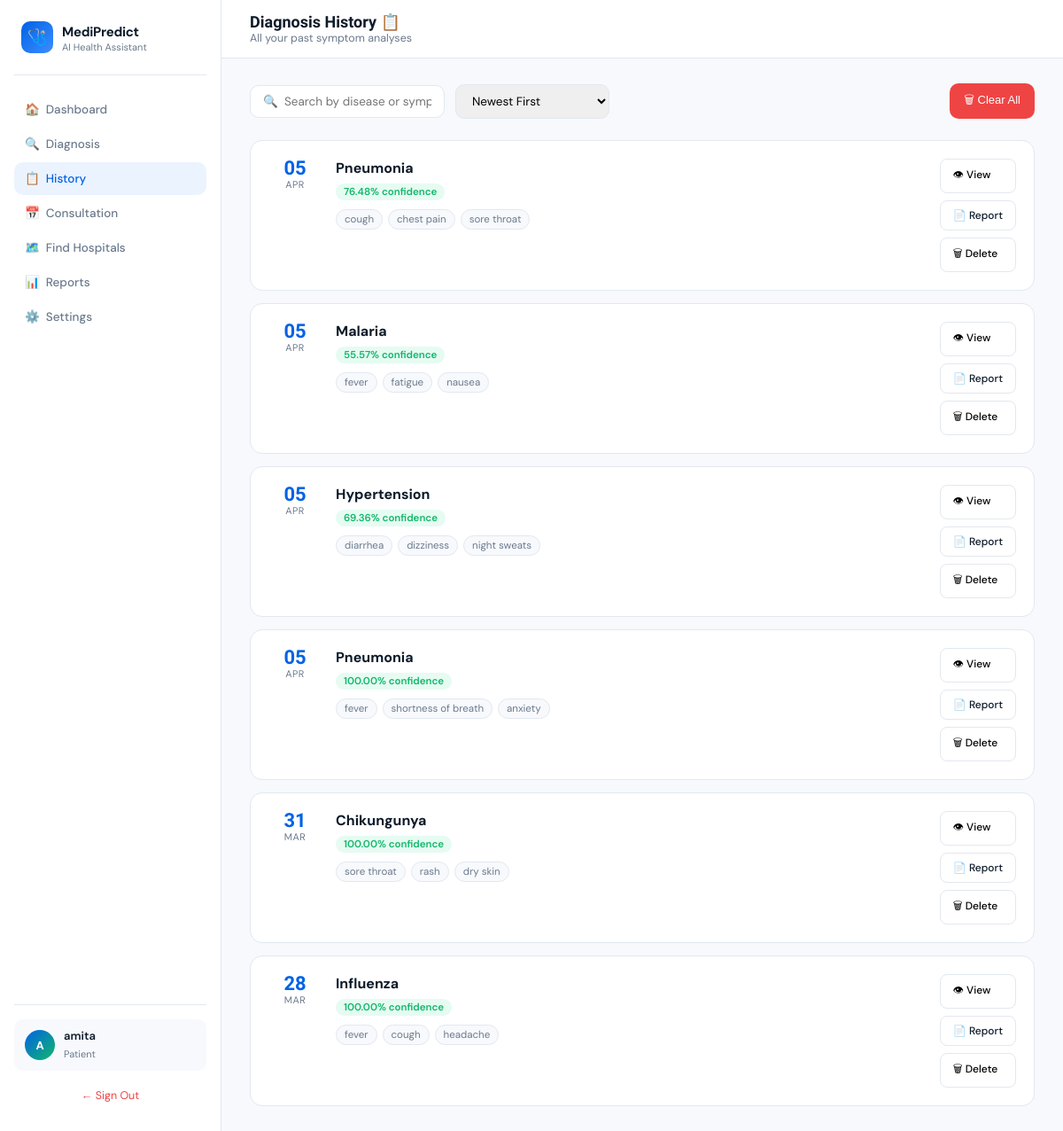
Screenshot of /history (signed in) with the database file from the repository.
### models.py (models this page shows, shortened)
class User(db.Model):
    __tablename__ = 'users'
    id          = db.Column(db.Integer,      primary_key=True)
    username    = db.Column(db.String(80),   unique=True, nullable=False)
    password    = db.Column(db.String(120),  nullable=False)
    first_name  = db.Column(db.String(80))
    last_name   = db.Column(db.String(80))
    email       = db.Column(db.String(120))
    role        = db.Column(db.String(20),   default='patient')
    joined      = db.Column(db.DateTime,     default=datetime.utcnow)
    age         = db.Column(db.String(10))
    gender      = db.Column(db.String(20))
    blood_group = db.Column(db.String(10))
    height      = db.Column(db.String(20))
    weight      = db.Column(db.String(20))
    allergies   = db.Column(db.Text)
    conditions  = db.Column(db.Text)
    medications = db.Column(db.Text)
    paid         = db.Column(db.Boolean,  default=False)   # True = active subscription
    paid_at      = db.Column(db.DateTime, nullable=True)   # When last payment was made
    expires_at   = db.Column(db.DateTime, nullable=True)   # Subscription expiry date
    payment_id   = db.Column(db.String(60), nullable=True) # Razorpay payment ID
    payment_amount = db.Column(db.Integer, nullable=True)  # Amount paid in rupees

class Diagnosis(db.Model):
    __tablename__ = 'diagnoses'
    id          = db.Column(db.Integer,   primary_key=True)
    record_id   = db.Column(db.String(20), unique=True, nullable=False)
    user_id     = db.Column(db.Integer,   db.ForeignKey('users.id'), nullable=False)
    top_disease = db.Column(db.String(100))
    confidence  = db.Column(db.String(20))
    prob_float  = db.Column(db.Float)
    symptoms    = db.Column(db.JSON)
    results     = db.Column(db.JSON)
    created_at  = db.Column(db.DateTime, default=datetime.utcnow)
    user = db.relationship('User', backref=db.backref('diagnoses', lazy=True))
    def to_dict(self):
        return {
            "id":          self.record_id,
            "user_id":     self.user_id,
            "top_disease": self.top_disease  or "",
            "confidence":  self.confidence   or "",
            "prob_float":  self.prob_float   or 0.0,
            "symptoms":    self.symptoms     or [],
            "results":     self.results      or [],
            "date":        self.created_at.strftime("%Y-%m-%d %H:%M") if self.created_at else "",
        }

### app.py (the view)
@app.route("/history")
@login_required
def history_page():
    user    = current_user()
    records = (Diagnosis.query.filter_by(user_id=user.id)
               .order_by(Diagnosis.created_at.desc()).all())
    return render_template("history.html",
                           username=user.username,
                           records=[r.to_dict() for r in records])

### app.py (called while the page is built)
@app.template_filter("format_month")
def format_month(date_str):
    try:
        dt = datetime.datetime.strptime(str(date_str)[:7], "%Y-%m")
        return dt.strftime("%b").upper()
    except Exception:
        return ""

def login_required(f):
    @wraps(f)
    def decorated(*args, **kwargs):
        if "user_id" not in session:
            return redirect(url_for("login"))
        user = current_user()
        if user and user.role == "patient":
            from flask import request as _req
            if _req.endpoint not in ("payment_page", "confirm_order", "logout"):
                if not user.paid:
                    return redirect(url_for("payment_page"))
                if user.expires_at and user.expires_at < datetime.datetime.utcnow():
                    user.paid = False
                    db.session.commit()
                    return redirect(url_for("payment_page"))
        return f(*args, **kwargs)
    return decorated

def current_user():
    uid = session.get("user_id")
    return User.query.get(uid) if uid else None

### templates/History.html (shortened to what this page needs)
<!DOCTYPE html>
<html lang="en">
<head>
</head>
<body>
<div class="layout">
<aside class="sidebar">
  <div class="logo">
    <div class="logo-icon">🩺</div>
    <div><strong>MediPredict</strong><span>AI Health Assistant</span></div>
  </div>
  <nav>
    <a href="/">🏠&nbsp; Dashboard</a>
    <a href="/">🔍&nbsp; Diagnosis</a>
    <a href="/history" class="active">📋&nbsp; History</a>
    <a href="/consultation">📅&nbsp; Consultation</a>
    <a href="/hospitals">🗺️&nbsp; Find Hospitals</a>
    <a href="/reports">📊&nbsp; Reports</a>
    <a href="/settings">⚙️&nbsp; Settings</a>
  </nav>
  <div class="sidebar-footer">
    <div class="user-card">
      <div class="avatar" id="avatarInitial">U</div>
      <div class="user-info"><strong>{{ username }}</strong><span>Patient</span></div>
    </div>
    <a href="/logout" style="display:block;text-align:center;margin-top:12px;font-size:12.5px;color:#EF4444;text-decoration:none;padding:8px;border-radius:8px;">← Sign Out</a>
  </div>
</aside>
<main class="main">
  <div class="topbar">
    <div><h1>Diagnosis History 📋</h1><p>All your past symptom analyses</p></div>
  </div>
  <div class="content">
    <div class="filter-bar">
      <input type="text" id="searchInput" placeholder="🔍  Search by disease or symptom…" oninput="filterRecords()">
      <select class="filter-select" id="sortSelect" onchange="filterRecords()">
        <option value="newest">Newest First</option>
      </select>
      <button class="clear-btn" onclick="if(confirm('Delete all history?')) clearAll()">🗑 Clear All</button>
    </div>
    <div class="records-grid" id="recordsGrid">
      {% if records %}
        {% for r in records %}
        <div class="record-card" data-id="{{ r.id }}" data-disease="{{ r.top_disease }}"
             data-conf="{{ r.results[0].prob_float if r.results and r.results[0].prob_float is defined else r.confidence | replace('%','') }}"
             data-date="{{ r.date }}">
          <div class="record-date-col">
            <div class="record-day">{{ r.date.split('-')[2].split(' ')[0] }}</div>
            <div class="record-month">{{ r.date | format_month }}</div>
          </div>
          <div class="record-body">
            <div class="record-disease">{{ r.top_disease }}</div>
            <span class="record-confidence">{{ r.confidence }} confidence</span>
            <div class="symptom-tags">
              {% for s in r.symptoms[:6] %}
              <span class="sym-tag">{{ s.replace('_',' ') }}</span>
              {% endfor %}
            </div>
          </div>
          <div class="record-actions">
            <button class="act-btn" onclick="viewDetail('{{ r.id }}')">👁 View</button>
            <a href="/download-report/{{ r.id }}" class="act-btn" style="text-decoration:none;color:inherit;">📄 Report</a>
            <button class="act-btn danger" onclick="deleteRecord('{{ r.id }}', this)">🗑 Delete</button>
          </div>
        </div>
        {% endfor %}
      {% else %}
        <div class="empty-state">
          <div class="icon">🔬</div>
          <h3>No diagnoses yet</h3>
          <p>Run your first analysis on the <a href="/">Dashboard</a> to see results here.</p>
        </div>
      {% endif %}
    </div>
  </div>
</main>
</div>
</body>
</html>

### templates/History.html (style rules this page uses)
*, *::before, *::after { box-sizing: border-box; margin: 0; padding: 0; }
:root { --blue:#0062E6; --blue-pale:#EBF3FF; --green:#12B76A; --green-pale:#E6FBF2; --amber:#F59E0B; --red:#EF4444; --text:#0D1B2A; --text-muted:#6B7A8D; --border:#E2E8F0; --white:#FFFFFF; --surface:#F7F9FC; --sidebar-w:250px; }
html,body { height:100%; font-family:'DM Sans',sans-serif; color:var(--text); background:var(--surface); }
.layout { display:flex; height:100vh; overflow:hidden; }
.sidebar { width:var(--sidebar-w); background:var(--white); border-right:1px solid var(--border); display:flex; flex-direction:column; padding:24px 16px; flex-shrink:0; }
.logo { display:flex; align-items:center; gap:10px; padding:0 8px 24px; border-bottom:1px solid var(--border); margin-bottom:20px; }
.logo-icon { width:36px; height:36px; border-radius:10px; background:linear-gradient(135deg,#0062E6,#3D8EFF); display:flex; align-items:center; justify-content:center; font-size:18px; }
.logo strong { font-size:15px; font-weight:700; letter-spacing:-0.3px; }
.logo span { display:block; font-size:11px; color:var(--text-muted); }
nav a { display:flex; align-items:center; gap:10px; padding:10px 12px; border-radius:10px; text-decoration:none; color:var(--text-muted); font-size:13.5px; font-weight:500; margin-bottom:2px; transition:all .18s; }
nav a.active { background:var(--blue-pale); color:var(--blue); }
.sidebar-footer { margin-top:auto; border-top:1px solid var(--border); padding-top:16px; }
.user-card { display:flex; align-items:center; gap:10px; padding:10px 12px; border-radius:10px; background:var(--surface); }
.avatar { width:34px; height:34px; border-radius:50%; background:linear-gradient(135deg,#0062E6,#12B76A); display:flex; align-items:center; justify-content:center; color:white; font-weight:700; font-size:13px; }
.user-info strong { display:block; font-size:13px; font-weight:600; }
.user-info span { font-size:11px; color:var(--text-muted); }
.main { flex:1; display:flex; flex-direction:column; overflow:hidden; }
.topbar { background:var(--white); border-bottom:1px solid var(--border); padding:14px 32px; display:flex; align-items:center; justify-content:space-between; }
.topbar h1 { font-family:'Sora',sans-serif; font-size:18px; font-weight:700; }
.topbar p { font-size:12.5px; color:var(--text-muted); }
.content { flex:1; overflow-y:auto; padding:28px 32px; }
.filter-bar { display:flex; gap:12px; align-items:center; margin-bottom:24px; flex-wrap:wrap; }
.filter-bar input { padding:9px 14px; border:1.5px solid var(--border); border-radius:10px; font-family:'DM Sans',sans-serif; font-size:13.5px; outline:none; min-width:220px; }
.filter-select { padding:9px 14px; border:1.5px solid var(--border); border-radius:10px; font-family:'DM Sans',sans-serif; font-size:13.5px; outline:none; cursor:pointer; }
.clear-btn { padding:9px 16px; background:var(--red); color:white; border:none; border-radius:10px; font-size:13px; font-weight:500; cursor:pointer; margin-left:auto; }
.records-grid { display:flex; flex-direction:column; gap:14px; }
.record-card { background:var(--white); border:1px solid var(--border); border-radius:14px; padding:20px; display:grid; grid-template-columns:auto 1fr auto; gap:16px; align-items:start; transition:box-shadow .2s; }
.record-date-col { text-align:center; min-width:60px; }
.record-day { font-size:22px; font-weight:700; font-family:'Sora',sans-serif; color:var(--blue); line-height:1; }
.record-month { font-size:11px; color:var(--text-muted); text-transform:uppercase; letter-spacing:.5px; }
.record-disease { font-size:16px; font-weight:700; margin-bottom:4px; }
.record-confidence { display:inline-block; background:var(--green-pale); color:var(--green); font-size:11.5px; font-weight:600; padding:2px 9px; border-radius:99px; margin-bottom:10px; }
.symptom-tags { display:flex; flex-wrap:wrap; gap:6px; }
.sym-tag { background:var(--surface); border:1px solid var(--border); color:var(--text-muted); font-size:11.5px; padding:3px 9px; border-radius:99px; }
.record-actions { display:flex; flex-direction:column; gap:8px; }
.act-btn { padding:8px 14px; border-radius:8px; border:1px solid var(--border); background:white; font-family:'DM Sans',sans-serif; font-size:12px; font-weight:500; cursor:pointer; display:flex; align-items:center; gap:6px; white-space:nowrap; transition:all .15s; }

### rows the page displays
User: username "amita"
Diagnosis: date "05", date "APR", top_disease "Pneumonia", confidence "76.48%", replace "cough" "chest pain" "sore throat"
Diagnosis: date "05", date "APR", top_disease "Malaria", confidence "55.57%", replace "fever" "fatigue" "nausea"
Diagnosis: date "05", date "APR", top_disease "Hypertension", confidence "69.36%", replace "diarrhea" "dizziness" "night sweats"
Diagnosis: date "05", date "APR", top_disease "Pneumonia", confidence "100.00%", replace "fever" "shortness of breath" "anxiety"
Diagnosis: date "31", date "MAR", top_disease "Chikungunya", confidence "100.00%", replace "sore throat" "rash" "dry skin"
Diagnosis: date "28", date "MAR", top_disease "Influenza", confidence "100.00%", replace "fever" "cough" "headache"
